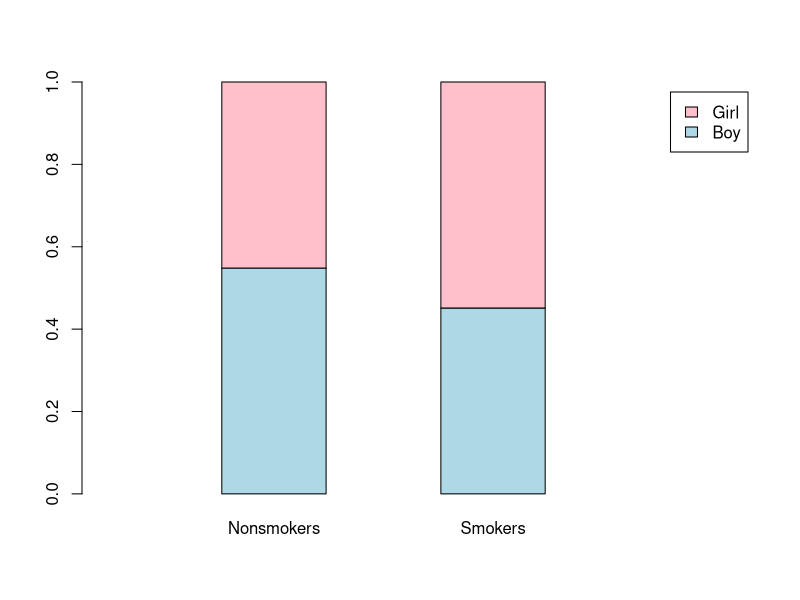

Here is the R script that generated this plot:
## ---- chunk 1
smoking <- as.table(matrix(c(1975, 255, 1627, 310), byrow=TRUE, nrow=2))
rownames(smoking) <- c("Boy", "Girl")
colnames(smoking) <- c("Nonsmokers", "Smokers")
addmargins(smoking)
prop.table(smoking, 2)
## ---- chunk 2
barplot(prop.table(smoking,2), legend = rownames(smoking), width=c(0.5,0.5),xlim=c(0,3), space=1.1,col=c("lightblue", "pink"))
## ---- chunk 3
smoking
prop.table(smoking, 2)
## ---- chunk 4
addmargins(smoking)
## ---- chunk 5
prop.test(x = c(1975, 255), n = c(3602, 565))
## ---- chunk 6
blood <- as.table(matrix(c(210, 230, 1152, 1106), byrow=TRUE, nrow=2))
rownames(blood) <- c("Donated blood", "Did not donate")
colnames(blood) <- c("Y2002", "Y2004")
addmargins(blood)
print(prop.table(blood, 2), digits=3)
#barplot(prop.table(blood,2), legend = rownames(blood), width=c(0.5,0.5),xlim=c(0,3), space=1.1,col=c("red", "white"))
## ---- chunk 7
blood2 <- as.table(matrix(c(239, 201, 1032, 1226), byrow=TRUE, nrow=2))
rownames(blood2) <- c("Donated blood", "Did not donate")
colnames(blood2) <- c("Male", "Female")
addmargins(blood2)
